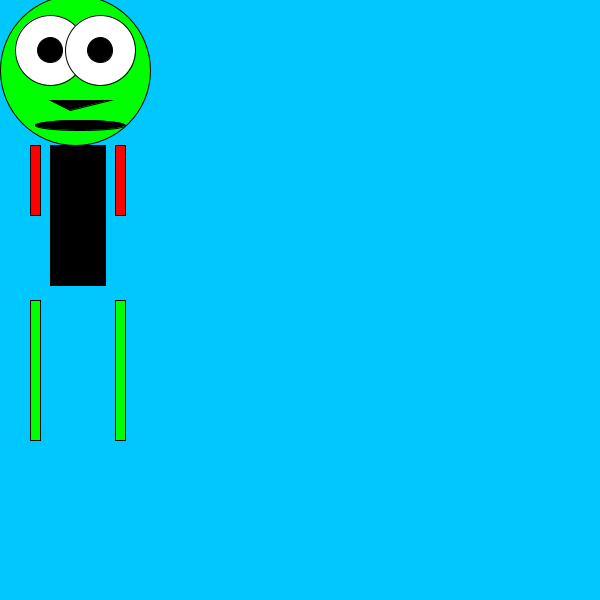
Frame 1 (no input)
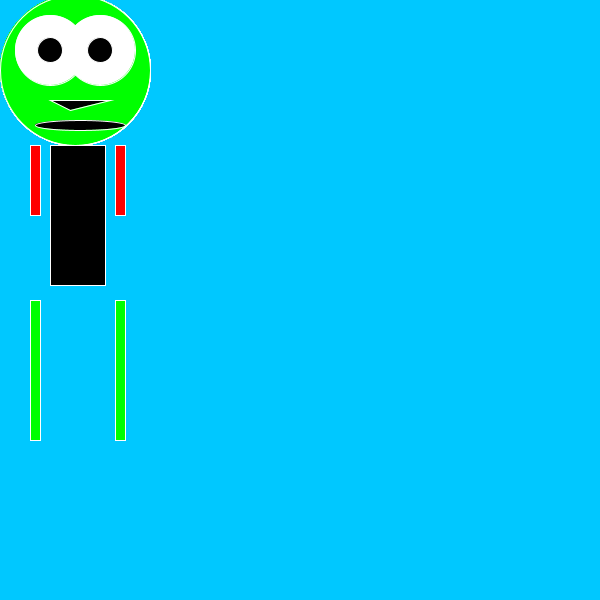
Frame 60 (the mouse pressed at the canvas centre just before this capture)
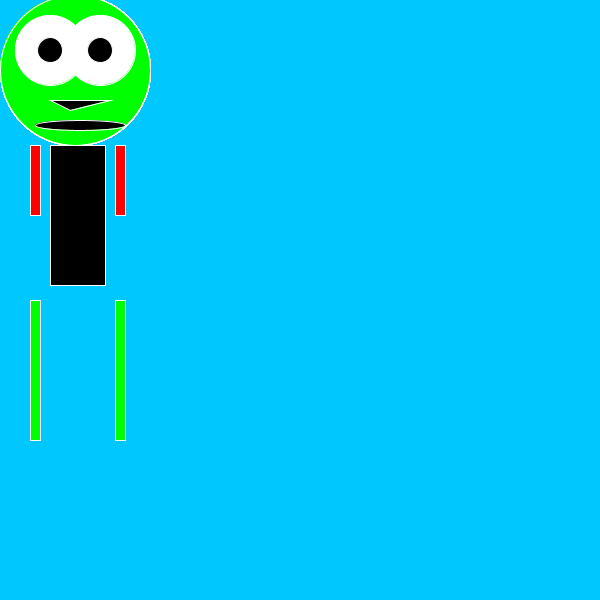
Frame 120 (the mouse held since frame 60 and released just before this capture)

The Processing sketch that drew these frames (run headless with seeded random() and noise(); from frame 60 on, the mouse is pressed at the canvas centre):

// Processing sketch: Final_sketch_of_Monster
// ── Final_sketch_of_Monster.pde
/*
*Will Chasin
*3/10/22
*This is my monster Stickmonster
*He has sticks for his red arms and green legs
*He has a big smiling mouth
*His nose is a triangle
*His eyes overlap and are very big
*His body is a very thick stick 
*His head is a big circle stick and lays on top of the thick stick of a body
*/

void setup() { // called once

  size(600,600);
  background(0,200,255);
}

void draw() { // called in a loop

fill(0,255,0); //green
circle(75,70,150); //head

fill(255); //white
circle(50,50,70); //eye
fill (0); //black
circle(50,50,25); //pupil

fill(255); //white
circle(100,50,70); //eye
fill (0); //black
circle(100,50,25); //pupil

triangle(70,110,50,100,110,100); //nose

ellipse(80,125,90,10); //mouth

rect(50,145,55,140); //body

fill(255,0,0); //red
rect(30,145,10,70); //arm
fill(255,0,0); //red
rect(115,145,10,70); //arm

fill(0,255,0); //green
rect(30,300,10,140); //leg
fill(0,255,0); //green
rect(115,300,10,140); //leg

stroke(255,255,255); //white outline


}
